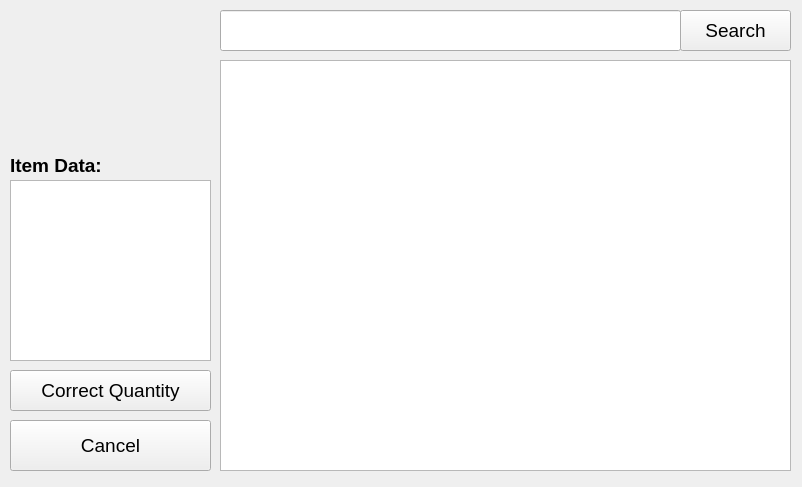
<?xml version="1.0" encoding="UTF-8"?>
<ui version="4.0">
 <class>CorrectQuantityScreen</class>
 <widget class="QMainWindow" name="CorrectQuantityScreen">
  <property name="geometry">
   <rect>
    <x>0</x>
    <y>0</y>
    <width>802</width>
    <height>487</height>
   </rect>
  </property>
  <property name="font">
   <font>
    <pointsize>14</pointsize>
   </font>
  </property>
  <property name="windowTitle">
   <string>MainWindow</string>
  </property>
  <property name="locale">
   <locale language="English" country="Austria"/>
  </property>
  <widget class="QWidget" name="centralwidget">
   <widget class="QLineEdit" name="txb_search">
    <property name="geometry">
     <rect>
      <x>220</x>
      <y>10</y>
      <width>461</width>
      <height>41</height>
     </rect>
    </property>
    <property name="font">
     <font>
      <pointsize>20</pointsize>
     </font>
    </property>
    <property name="locale">
     <locale language="English" country="Austria"/>
    </property>
    <property name="text">
     <string/>
    </property>
    <property name="alignment">
     <set>Qt::AlignLeading|Qt::AlignLeft|Qt::AlignVCenter</set>
    </property>
   </widget>
   <widget class="QPushButton" name="btn_search">
    <property name="geometry">
     <rect>
      <x>680</x>
      <y>10</y>
      <width>111</width>
      <height>41</height>
     </rect>
    </property>
    <property name="locale">
     <locale language="English" country="Austria"/>
    </property>
    <property name="text">
     <string>Search</string>
    </property>
   </widget>
   <widget class="QTableWidget" name="dtv_items">
    <property name="geometry">
     <rect>
      <x>220</x>
      <y>60</y>
      <width>571</width>
      <height>411</height>
     </rect>
    </property>
    <property name="font">
     <font>
      <pointsize>14</pointsize>
     </font>
    </property>
    <property name="locale">
     <locale language="English" country="Austria"/>
    </property>
   </widget>
   <widget class="QPushButton" name="btn_cancel">
    <property name="geometry">
     <rect>
      <x>10</x>
      <y>420</y>
      <width>201</width>
      <height>51</height>
     </rect>
    </property>
    <property name="locale">
     <locale language="English" country="Austria"/>
    </property>
    <property name="text">
     <string>Cancel</string>
    </property>
   </widget>
   <widget class="QLabel" name="pcb_logo">
    <property name="geometry">
     <rect>
      <x>40</x>
      <y>10</y>
      <width>141</width>
      <height>141</height>
     </rect>
    </property>
    <property name="locale">
     <locale language="English" country="Austria"/>
    </property>
    <property name="text">
     <string/>
    </property>
    <property name="pixmap">
     <pixmap>images/icon.PNG</pixmap>
    </property>
    <property name="scaledContents">
     <bool>true</bool>
    </property>
    <property name="alignment">
     <set>Qt::AlignCenter</set>
    </property>
   </widget>
   <widget class="QPushButton" name="btn_setQuantity">
    <property name="geometry">
     <rect>
      <x>10</x>
      <y>370</y>
      <width>201</width>
      <height>41</height>
     </rect>
    </property>
    <property name="locale">
     <locale language="English" country="Austria"/>
    </property>
    <property name="text">
     <string>Correct Quantity</string>
    </property>
   </widget>
   <widget class="QListWidget" name="liv_itemData">
    <property name="geometry">
     <rect>
      <x>10</x>
      <y>180</y>
      <width>201</width>
      <height>181</height>
     </rect>
    </property>
   </widget>
   <widget class="QLabel" name="lbl_itemData">
    <property name="geometry">
     <rect>
      <x>10</x>
      <y>150</y>
      <width>201</width>
      <height>31</height>
     </rect>
    </property>
    <property name="font">
     <font>
      <weight>75</weight>
      <bold>true</bold>
     </font>
    </property>
    <property name="text">
     <string>Item Data:</string>
    </property>
   </widget>
  </widget>
 </widget>
 <resources/>
 <connections/>
</ui>
